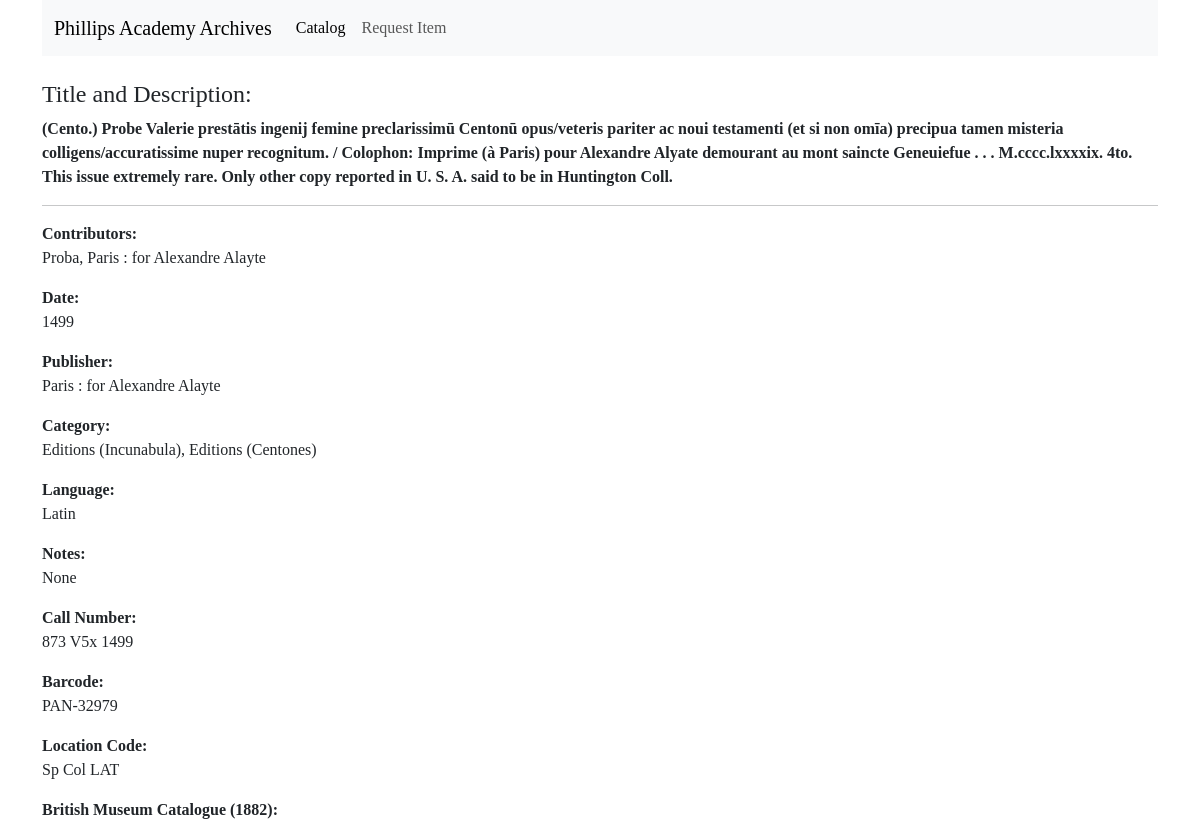
/1202/, run on the app's committed database.
### bookcat/models.py (models this page shows)
class Book(models.Model):
    title_description = models.TextField()
    contributors = models.TextField(null=True, blank=True)
    date = models.CharField(max_length=50, null=True, blank=True)
    place_origin = models.TextField(null=True, blank=True)
    publisher = models.TextField(null=True, blank=True)
    category = models.TextField(null=True, blank=True)
    language = models.CharField(max_length=500)
    genre = models.TextField(null=True, blank=True) #bucolica, georgica, aeneid, etc.
    call_num = models.TextField(null=True, blank=True)
    notes = models.TextField(null=True, blank=True)
    image_str = models.TextField(null=True, blank=True)
    barcode = models.CharField(max_length=500, null=True, blank=True)
    loc_code = models.CharField(max_length=500, null=True, blank=True)
    BM_cat = models.CharField(max_length=100, null=True, blank=True)

### bookcat/views.py (the view)
# urls.py: path("<int:pk>/", views.bookcat_detail, name="bookcat_detail"),
def bookcat_detail(request, pk): #pk = primary key; for individual book
    books = Book.objects.get(pk=pk)
    context = {
        "book": books
    }
    return render(request, "bookcat/bookcat_detail.html", context)

### bookcat/templates/bookcat/bookcat_detail.html (shortened to what this page needs)
{% extends "base.html" %}
{% block page_content %}
<p class="h4">Title and Description: </b>
<p><b>{{ book.title_description }}</b></p>
<hr>
<div>
    <b>Contributors: </b>
    <p>{{ book.contributors }}</p>
    <b>Date: </b>
    <p>{{ book.date }}</p>
    <b>Publisher: </b>
    <p>{{ book.publisher }}</p>
    <b>Category: </b>
    <p>{{ book.category }}</p>
    <b>Language: </b>
    <p>{{ book.language }}</p>
    <b>Notes: </b>
    <p>{{ book.notes }}</p>
    <b>Call Number: </b>
    <p>{{ book.call_num }}</p>
    <b>Barcode: </b>
    <p>{{ book.barcode }}</p>
    <b>Location Code: </b>
    <p>{{ book.loc_code }}</p>
    <b>British Museum Catalogue (1882): </b>
</div>
{% endblock page_content %}

### templates/base.html (shortened to what this page needs)
<!DOCTYPE html>
<html lang="en">
<head>
    <link href="https://cdn.jsdelivr.net/npm/bootstrap@5.3.3/dist/css/bootstrap.min.css"
      rel="stylesheet"
>
    {% load static %}
    <link rel="stylesheet" href="{% static 'custom.css' %}">
    <nav class="navbar sticky-top navbar-expand-lg navbar-light bg-light">
      <div class="container-fluid">
        <a class="navbar-brand" href="https://owhl.andover.edu/archives-homepage">Phillips Academy Archives</a>
        <div class="collapse navbar-collapse" id="navbarNav">
          <ul class="navbar-nav">
            <li class="nav-item">
              <a class="nav-link active" aria-current="page" href="#">Catalog</a>
            </li>
            <li class="nav-item">
              <a class="nav-link" href="#">Request Item</a>
            </li>
          </ul>
        </div>
      </div>
    </nav>
    <br>
</head>
<body class="container">
{% block page_content %}{% endblock page_content %}
</body>
</html>

### bookcat/static/custom.css (style rules this page uses)
html * { font-size: 16px; line-height: 1.5; font-family: Cambria, Georgia, Times, 'Times New Roman', serif; }

### data on the page
Book: title_description "(Cento.) Probe Valerie prestātis ingenij femine preclarissimū Centonū opus/veteris pariter ac noui testamenti (et si non omīa) precipua tamen misteria colligens/accuratissime nuper recognitum. / Colophon: Imprime (à Paris) pour Alexandre Alyate demourant au mont saincte Geneuiefue . . . M.cccc.lxxxxix. 4to. This issue extremely rare. Only other copy reported in U. S. A. said to be in Huntington Coll.", contributors "Proba, Paris : for Alexandre Alayte", date "1499", publisher "Paris : for Alexandre Alayte", category "Editions (Incunabula), Editions (Centones)", language "Latin", notes "None", call_num "873 V5x 1499", barcode "PAN-32979", loc_code "Sp Col LAT"
